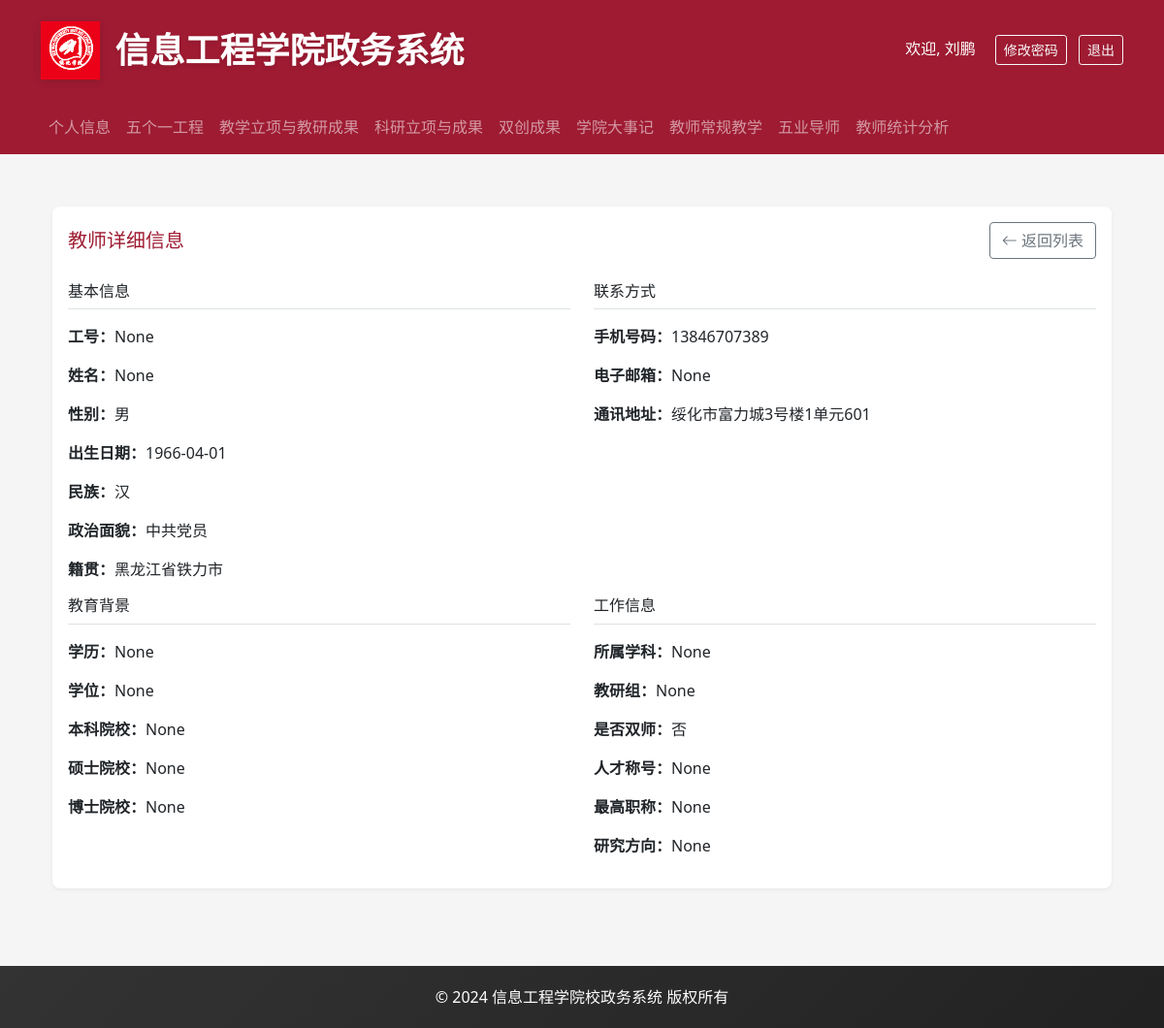
The page /teacher/2 (signed in) on the database as committed earlier.
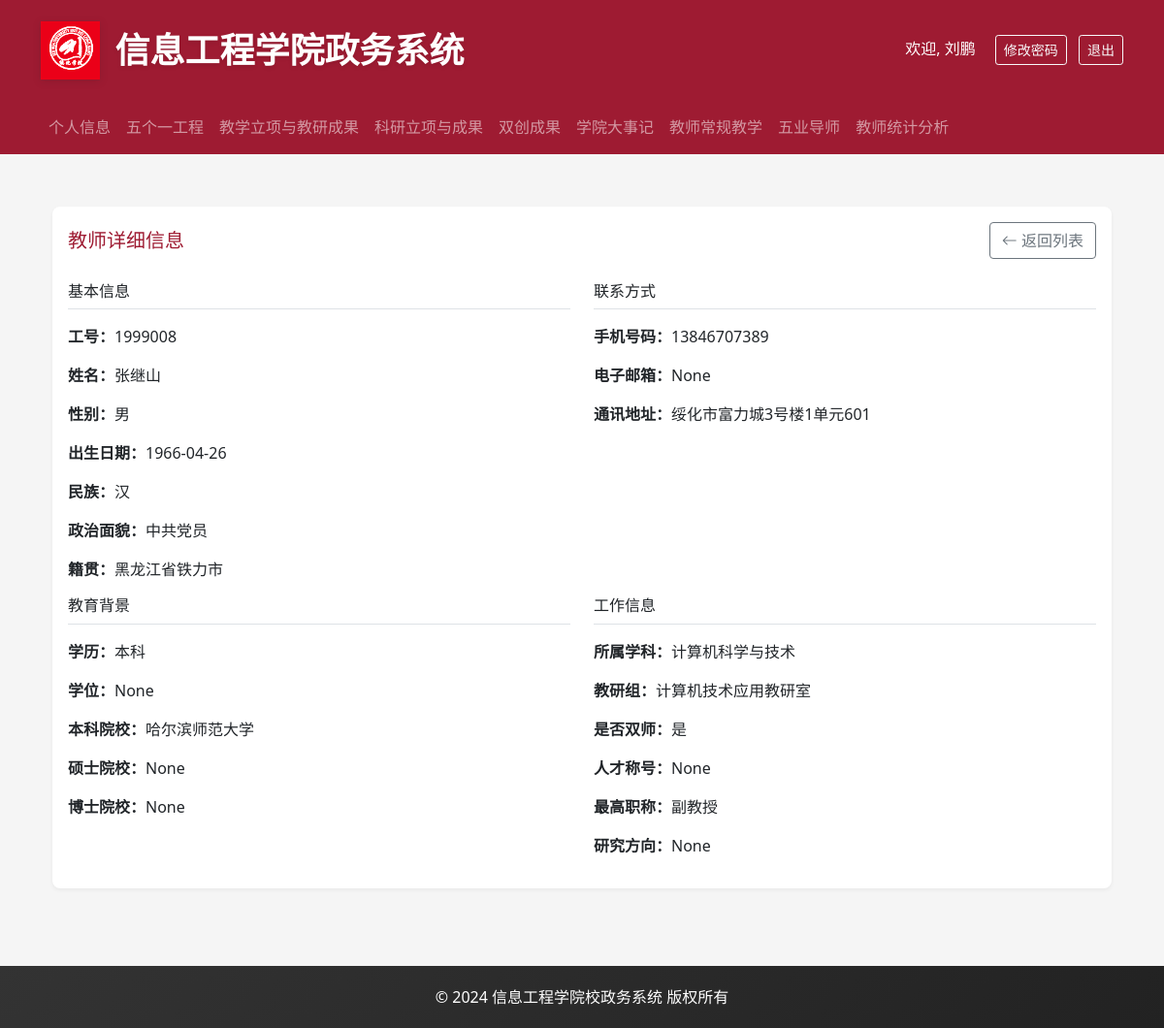
The same page on the database as committed later.
### backend/models.py (models this page shows, shortened)
class User(UserMixin, db.Model):
    __tablename__ = 'users'
    id = db.Column(db.Integer, primary_key=True)
    username = db.Column(db.String(80), unique=True, nullable=False)
    password_hash = db.Column(db.String(128))
    role = db.Column(db.String(20), nullable=False)  # admin, teacher, student
    name = db.Column(db.String(80))
    gender = db.Column(db.String(10))
    birth_date = db.Column(db.Date)
    email = db.Column(db.String(120), unique=True)
    phone = db.Column(db.String(20))
    employee_number = db.Column(db.String(20))
    ethnicity = db.Column(db.String(50))  # 民族
    id_number = db.Column(db.String(18))  # 身份证号
    political_status = db.Column(db.String(50))  # 政治面貌
    party_join_date = db.Column(db.Date)  # 入党时间
    party_branch = db.Column(db.String(100))  # 所属党支部
    hometown = db.Column(db.String(100))  # 籍贯
    address = db.Column(db.String(200))  # 家庭住址
    education_level = db.Column(db.String(50))  # 学历
    education_date = db.Column(db.Date)  # 获得学历时间
    degree = db.Column(db.String(50))  # 学位
    degree_date = db.Column(db.Date)  # 获得学位时间
    bachelor_school = db.Column(db.String(100))  # 本科毕业学校
    master_school = db.Column(db.String(100))  # 硕士毕业学校
    phd_school = db.Column(db.String(100))  # 博士毕业学校
    major = db.Column(db.String(100))  # 专业
    teaching_group = db.Column(db.String(100))  # 教研室
    is_dual_teacher = db.Column(db.String(10))  # 是否双师
    award_title = db.Column(db.String(100))  # 获得奖励称号
    talent_title = db.Column(db.String(100))  # 人才称号
    research_direction = db.Column(db.String(200))  # 研究方向
    work_start_date = db.Column(db.Date)  # 入校时间
    career_start_date = db.Column(db.Date)  # 参加工作时间
    highest_title = db.Column(db.String(50))  # 最高级职称
    highest_title_date = db.Column(db.Date)  # 获得最高级职称时间
    position = db.Column(db.String(50))  # 职务
    subject = db.Column(db.String(50))  # 学科
    department = db.Column(db.String(100))  # 所属院系
    photo_path = db.Column(db.String(200))  # 照片路径
    hire_date = db.Column(db.Date)             # 入职日期

### backend/app.py (the view)
@app.route('/teacher/<int:id>')
@login_required
def view_teacher(id):
    if current_user.username in ADMIN_TEACHERS:
        flash('您没有权限访问该页面')
        return redirect(url_for('profile'))
    teacher = User.query.get_or_404(id)
    return render_template('teacher_detail.html', teacher=teacher)

### backend/app.py (called while the page is built)
@login_manager.user_loader
def load_user(user_id):
    return User.query.get(int(user_id))

### frontend/templates/teacher_detail.html
{% extends "base.html" %}
{% block content %}
<div class="container mt-4">
    <div class="card">
        <div class="card-body">
            <div class="d-flex justify-content-between align-items-center mb-4">
                <h5 class="card-title mb-0">教师详细信息</h5>
                <a href="{{ url_for('faculty_team') }}" class="btn btn-outline-secondary">
                    <i class="bi bi-arrow-left"></i> 返回列表
                </a>
            </div>
            <div class="row">
                <div class="col-md-6">
                    <h6 class="border-bottom pb-2 mb-3">基本信息</h6>
                    <div class="mb-3">
                        <p><strong>工号：</strong>{{ teacher.employee_number }}</p>
                        <p><strong>姓名：</strong>{{ teacher.name }}</p>
                        <p><strong>性别：</strong>{{ teacher.gender }}</p>
                        <p><strong>出生日期：</strong>{{ teacher.birth_date.strftime('%Y-%m-%d') if teacher.birth_date }}</p>
                        <p><strong>民族：</strong>{{ teacher.ethnicity }}</p>
                        <p><strong>政治面貌：</strong>{{ teacher.political_status }}</p>
                        <p><strong>籍贯：</strong>{{ teacher.hometown }}</p>
                    </div>
                </div>
                <div class="col-md-6">
                    <h6 class="border-bottom pb-2 mb-3">联系方式</h6>
                    <div class="mb-3">
                        <p><strong>手机号码：</strong>{{ teacher.phone }}</p>
                        <p><strong>电子邮箱：</strong>{{ teacher.email }}</p>
                        <p><strong>通讯地址：</strong>{{ teacher.address }}</p>
                    </div>
                </div>
                <div class="col-md-6">
                    <h6 class="border-bottom pb-2 mb-3">教育背景</h6>
                    <div class="mb-3">
                        <p><strong>学历：</strong>{{ teacher.education_level }}</p>
                        <p><strong>学位：</strong>{{ teacher.degree }}</p>
                        <p><strong>本科院校：</strong>{{ teacher.bachelor_school }}</p>
                        <p><strong>硕士院校：</strong>{{ teacher.master_school }}</p>
                        <p><strong>博士院校：</strong>{{ teacher.phd_school }}</p>
                    </div>
                </div>
                <div class="col-md-6">
                    <h6 class="border-bottom pb-2 mb-3">工作信息</h6>
                    <div class="mb-3">
                        <p><strong>所属学科：</strong>{{ teacher.major }}</p>
                        <p><strong>教研组：</strong>{{ teacher.teaching_group }}</p>
                        <p><strong>是否双师：</strong>{{ '是' if teacher.is_dual_teacher else '否' }}</p>
                        <p><strong>人才称号：</strong>{{ teacher.talent_title }}</p>
                        <p><strong>最高职称：</strong>{{ teacher.highest_title }}</p>
                        <p><strong>研究方向：</strong>{{ teacher.research_direction }}</p>
                    </div>
                </div>
            </div>
        </div>
    </div>
</div>
{% endblock %}

### frontend/templates/base.html (shortened to what this page needs)
<!DOCTYPE html>
<html lang="zh">
<head>
    <link href="https://cdn.jsdelivr.net/npm/bootstrap@5.1.3/dist/css/bootstrap.min.css" rel="stylesheet">
    <link rel="stylesheet" href="https://cdn.jsdelivr.net/npm/bootstrap-icons@1.8.1/font/bootstrap-icons.css">
</head>
<body>
    <header class="header">
        <div class="container">
            <div class="d-flex align-items-center justify-content-between">
                <div class="d-flex align-items-center">
                    <img src="{{ url_for('static', filename='logo.png') }}" alt="信息工程学院" class="logo me-3">
                    <h1>信息工程学院政务系统</h1>
                </div>
                {% if current_user.is_authenticated %}
                <div>
                    <span class="text-white me-3">欢迎, {{ current_user.name }}</span>
                    <button class="btn btn-outline-light btn-sm me-2" data-bs-toggle="modal" data-bs-target="#changePasswordModal">
                        修改密码
                    </button>
                    <a href="{{ url_for('logout') }}" class="btn btn-outline-light btn-sm">退出</a>
                </div>
                {% endif %}
            </div>
        </div>
    </header>
    {% if current_user.is_authenticated %}
    <nav class="navbar navbar-expand-lg navbar-dark bg-danger">
        <div class="container">
            <div class="collapse navbar-collapse" id="navbarNav">
                <ul class="navbar-nav me-auto">
                    <li class="nav-item">
                        <a class="nav-link {% if request.endpoint == 'profile' %}active{% endif %}" href="{{ url_for('profile') }}">个人信息</a>
                    </li>
                    <li class="nav-item">
                        <a class="nav-link {% if request.endpoint == 'five_one' %}active{% endif %}" href="{{ url_for('five_one') }}">五个一工程</a>
                    </li>
                    <li class="nav-item">
                        <a class="nav-link {% if request.endpoint == 'teaching_research' %}active{% endif %}" href="{{ url_for('teaching_research') }}">教学立项与教研成果</a>
                    </li>
                    <li class="nav-item">
                        <a class="nav-link {% if request.endpoint == 'scientific_research' %}active{% endif %}" href="{{ url_for('scientific_research') }}">科研立项与成果</a>
                    </li>
                    <li class="nav-item">
                        <a class="nav-link {% if request.endpoint == 'innovation_achievements' %}active{% endif %}" href="{{ url_for('innovation_achievements') }}">双创成果</a>
                    </li>
                    <li class="nav-item">
                        <a class="nav-link {% if request.endpoint == 'college_events' %}active{% endif %}" href="{{ url_for('college_events') }}">学院大事记</a>
                    </li>
                    <li class="nav-item">
                        <a class="nav-link {% if request.endpoint == 'teacher_teaching' %}active{% endif %}" href="{{ url_for('teacher_teaching') }}">教师常规教学</a>
                    </li>
                    <li class="nav-item">
                        <a class="nav-link {% if request.endpoint == 'five_one_mentor' %}active{% endif %}" href="{{ url_for('five_one_mentor') }}">五业导师</a>
                    </li>
                    <li class="nav-item">
                        <a class="nav-link {% if request.endpoint == 'teacher_statistics' %}active{% endif %}" href="{{ url_for('teacher_statistics') }}">教师统计分析</a>
                    </li>
                </ul>
            </div>
        </div>
    </nav>
    {% endif %}
    <div class="content-wrapper">
        <div class="container">
            {% block content %}{% endblock %}
        </div>
    </div>
    <footer class="footer">
        <div class="container text-center">
            <p class="mb-0">© 2024 信息工程学院校政务系统 版权所有</p>
        </div>
    </footer>
</body>
</html>

### frontend/templates/base.html (style rules this page uses)
:root { --primary-color: #9e1b32; --secondary-color: #f8f9fa; --accent-color: #9e1b32; --text-color: #333; }
body { background-color: #f5f5f5; }
.header { background: var(--primary-color); padding: 20px 0; box-shadow: 0 2px 4px rgba(0,0,0,0.1); }
.navbar { background-color: var(--primary-color) !important; }
.header .logo { height: 60px; filter: drop-shadow(0 2px 4px rgba(0,0,0,0.1)); }
.header h1 { color: white; font-size: 36px; margin: 0; padding: 10px 0; text-shadow: 0 2px 4px rgba(0,0,0,0.1); font-weight: 600; }
.content-wrapper { min-height: calc(100vh - 300px); padding: 30px 0; }
.card { border: none; box-shadow: 0 2px 4px rgba(0,0,0,0.05); transition: transform 0.3s ease, box-shadow 0.3s ease; background-color: white; border-radius: 8px; overflow: hidden; }
.card-title { color: var(--primary-color); margin-bottom: 0; }
.footer { background: linear-gradient(135deg, #333 0%, #222 100%); color: white; padding: 20px 0; margin-top: 50px; }

Rows that differ between the two databases and show on the page:
changed User "中共党员": employee_number "None" → "1999008"; name "None" → "张继山"; birth_date "1966-04-01" → "1966-04-26"; education_level "None" → "本科"; bachelor_school "None" → "哈尔滨师范大学"; major "None" → "计算机科学与技术"; teaching_group "None" → "计算机技术应用教研室"; is_dual_teacher "否" → "是"; highest_title "None" → "副教授"
